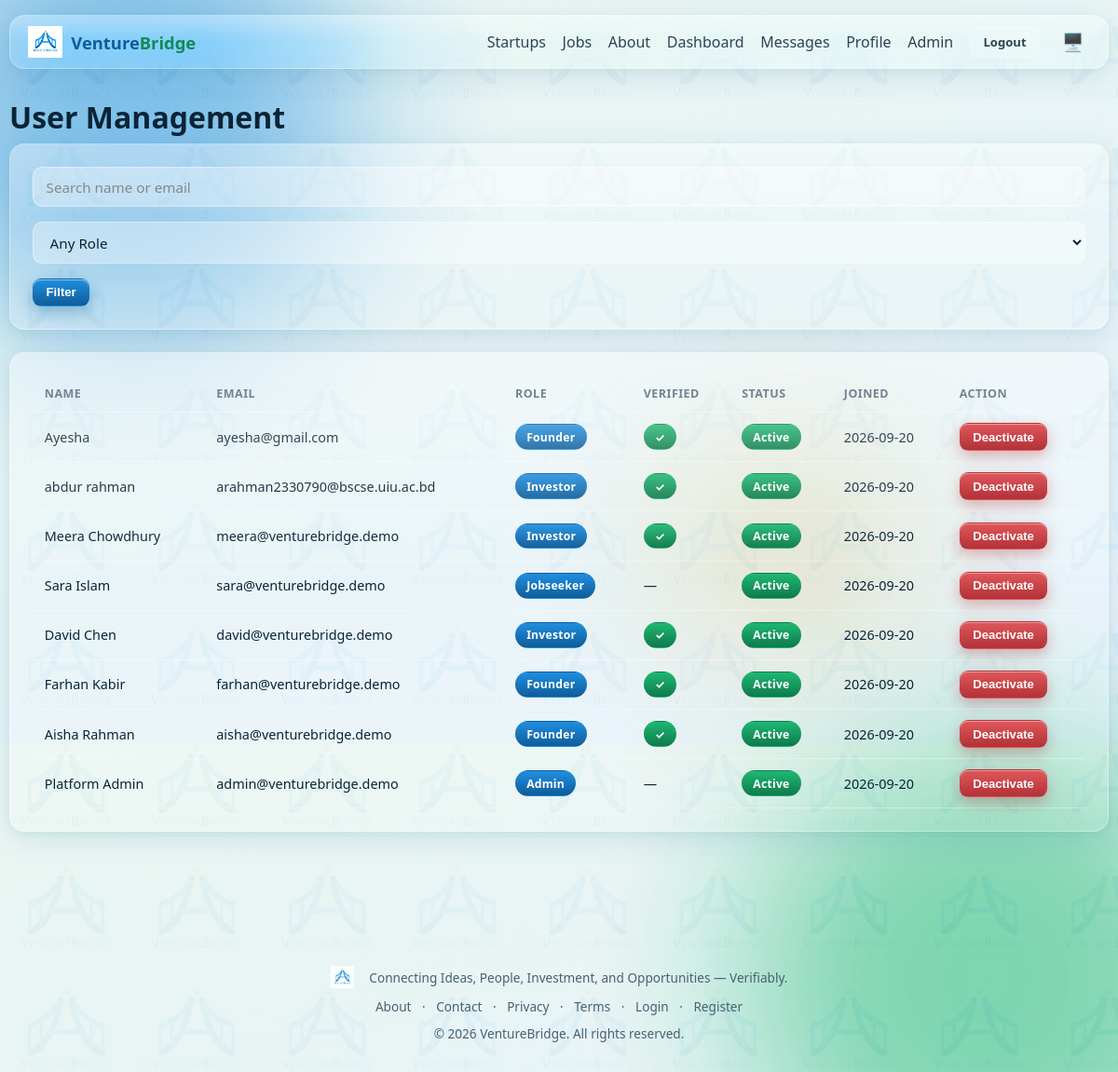
The app's page /admin/users (signed in) with its own data.
### models.py (models this page shows, shortened)
class User(UserMixin, db.Model):
    id = db.Column(db.Integer, primary_key=True)
    full_name = db.Column(db.String(120), nullable=False)
    email = db.Column(db.String(150), unique=True, nullable=False, index=True)
    password_hash = db.Column(db.String(255), nullable=False)
    role = db.Column(db.String(20), nullable=False, index=True)
    is_active_account = db.Column(db.Boolean, default=True, nullable=False)
    created_at = db.Column(db.DateTime, default=datetime.utcnow)
    profile = db.relationship("Profile", backref="user", uselist=False, cascade="all,delete")
    startups = db.relationship("Startup", backref="founder", lazy="dynamic", foreign_keys="Startup.founder_id")
    @property
    def is_active(self):
        return self.is_active_account
    def is_verified(self):
        return any(v.status == "approved" for v in self.verifications)

### blueprints/admin.py (the view)
@bp.route("/users")
def users():
    q = request.args.get("q", "").strip()
    role = request.args.get("role", "").strip()
    query = User.query
    if q:
        like = f"%{q}%"
        query = query.filter(db.or_(User.full_name.ilike(like), User.email.ilike(like)))
    if role:
        query = query.filter_by(role=role)
    all_users = query.order_by(User.created_at.desc()).all()
    return render_template("admin/users.html", users=all_users, q=q, role=role)

### blueprints/admin.py (called while the page is built)
@bp.before_request
@login_required
@roles_required("admin")
def _guard():
    pass

### templates/admin/users.html (shortened to what this page needs)
{% extends "base.html" %}
{% block content %}
<div class="animate-in">
  <h1>User Management</h1>
  <form method="GET" class="glass card-pad flex gap-2 flex-wrap" style="margin-bottom:1.5rem;">
    <input type="text" name="q" value="{{ q }}" placeholder="Search name or email" style="flex:1;min-width:200px;">
    <select name="role">
      <option value="">Any Role</option>
    </select>
    <button class="btn btn-primary btn-sm" type="submit">Filter</button>
  </form>
  <div class="glass card-pad table-wrap">
    <table>
      <thead><tr><th>Name</th><th>Email</th><th>Role</th><th>Verified</th><th>Status</th><th>Joined</th><th>Action</th></tr></thead>
      <tbody>
        {% for u in users %}
        <tr>
          <td>{{ u.full_name }}</td>
          <td>{{ u.email }}</td>
          <td><span class="badge badge-blue">{{ u.role|capitalize }}</span></td>
          <td>{% if u.is_verified() %}<span class="badge badge-verified">✓</span>{% else %}—{% endif %}</td>
          <td>{% if u.is_active_account %}<span class="badge badge-verified">Active</span>{% else %}<span class="badge badge-rejected">Deactivated</span>{% endif %}</td>
          <td>{{ u.created_at.strftime("%Y-%m-%d") }}</td>
          <td>
            <form method="POST" action="{{ url_for('admin.toggle_user', user_id=u.id) }}"
                  onsubmit="return confirm('{{ 'Deactivate' if u.is_active_account else 'Activate' }} {{ u.full_name }}?');">
              <button class="btn btn-sm {{ 'btn-danger' if u.is_active_account else 'btn-green' }}" type="submit">
                {{ "Deactivate" if u.is_active_account else "Activate" }}
              </button>
            </form>
          </td>
        </tr>
        {% else %}<tr><td colspan="7" class="text-muted">No users found.</td></tr>{% endfor %}
      </tbody>
    </table>
  </div>
</div>
{% endblock %}

### static/css/style.css (style rules this page uses)
:root { --radius: 16px; --radius-sm: 10px; --font: "Segoe UI", system-ui, -apple-system, "Helvetica Neue", Arial, sans-serif; --blue-900:#0a2f4d; --blue-700:#0f5c99; --blue-500:#1f8fe0; --blue-300:#7cc4f5; --green-700:#0f7a4c; --green-500:#1eb872; --green-300:#8fe3b8; --gold:#c9a227; --bg-grad-1: var(--blue-500); --bg-grad-2: var(--green-500); --bg-grad-3: var(--gold); --glass-bg: rgba(255,255,255,0.14); --glass-border: rgba(255,255,255,0.35); --glass-shine: rgba(255,255,255,0.55); --text-main:#0b2436; --text-muted:#4b6072; --page-bg-1:#eaf6f1; --page-bg-2:#e5f2fb; }
* { box-sizing:border-box; }
html,body { height:100%; }
body { margin:0; font-family:var(--font); color:var(--text-main); background: linear-gradient(160deg, var(--page-bg-1), var(--page-bg-2)); min-height:100vh; position:relative; overflow-x:hidden; transition: background .3s ease, color .3s ease; }
.glass { position:relative; background: var(--glass-bg); backdrop-filter: blur(18px) saturate(140%); -webkit-backdrop-filter: blur(18px) saturate(140%); border: 1px solid var(--glass-border); border-radius: var(--radius); box-shadow: 0 8px 32px rgba(15,92,153,0.12), 0 2px 8px rgba(30,184,114,0.08); overflow:hidden; }
.glass::before { content:""; position:absolute; top:0; left:0; right:0; height:46%; background: linear-gradient(180deg, var(--glass-shine), transparent); opacity:.5; pointer-events:none; }
.card-pad { padding:1.5rem; }
.animate-in { animation: fadeSlideIn .5s ease both; }
h1,h2,h3,h4 { margin:0 0 .5rem; line-height:1.25; }
.flex { display:flex; align-items:center; }
.gap-2 { gap:1rem; }
.flex-wrap { flex-wrap:wrap; }
.btn { display:inline-flex; align-items:center; justify-content:center; gap:.4rem; padding:.65rem 1.3rem; border-radius:12px; font-weight:600; font-size:.95rem; border:1px solid transparent; cursor:pointer; transition: all .18s ease; text-decoration:none; position:relative; }
.btn-primary { color:#fff; background:linear-gradient(180deg, var(--blue-500), var(--blue-700)); box-shadow: inset 0 1px 0 rgba(255,255,255,.5), 0 6px 18px rgba(15,92,153,.35); }
.btn-danger { color:#fff; background:linear-gradient(180deg,#e0575b,#b23237); box-shadow: inset 0 1px 0 rgba(255,255,255,.4), 0 6px 16px rgba(178,50,55,.35); }
.btn-sm { padding:.4rem .85rem; font-size:.82rem; border-radius:9px; }
input[type=text],input[type=email],input[type=password],input[type=number], input[type=date],input[type=url],select,textarea { width:100%; padding:.65rem .85rem; border-radius: var(--radius-sm); border:1px solid var(--glass-border); background: rgba(255,255,255,.35); color:var(--text-main); font-family:var(--font); font-size:.95rem; transition: border-color .2s, box-shadow .2s; }
.badge { display:inline-flex; align-items:center; gap:.3rem; padding:.28rem .7rem; border-radius:999px; font-size:.76rem; font-weight:700; letter-spacing:.02em; background:linear-gradient(180deg, rgba(255,255,255,.5), rgba(255,255,255,0)) , var(--glass-bg); border:1px solid var(--glass-border); }
.badge-verified { color:#fff; background:linear-gradient(180deg, var(--green-500), var(--green-700)); border-color:transparent; }
.badge-blue { color:#fff; background:linear-gradient(180deg, var(--blue-500), var(--blue-700)); border-color:transparent; }
.table-wrap { overflow-x:auto; }
table { width:100%; border-collapse:collapse; min-width:640px; }
th,td { padding:.7rem .8rem; text-align:left; border-bottom:1px solid var(--glass-border); font-size:.9rem; }
th { font-size:.78rem; text-transform:uppercase; letter-spacing:.04em; color:var(--text-muted); }

### records on screen
User: full_name "Ayesha", email "ayesha@gmail.com", role "Founder", shows "Active", created_at "2026-09-20", is_active_account "Deactivate"
User: full_name "abdur rahman", email "arahman2330790@bscse.uiu.ac.bd", role "Investor", shows "Active", created_at "2026-09-20", is_active_account "Deactivate"
User: full_name "Meera Chowdhury", email "meera@venturebridge.demo", role "Investor", shows "Active", created_at "2026-09-20", is_active_account "Deactivate"
User: full_name "Sara Islam", email "sara@venturebridge.demo", role "Jobseeker", shows "Active", created_at "2026-09-20", is_active_account "Deactivate"
User: full_name "David Chen", email "david@venturebridge.demo", role "Investor", shows "Active", created_at "2026-09-20", is_active_account "Deactivate"
User: full_name "Farhan Kabir", email "farhan@venturebridge.demo", role "Founder", shows "Active", created_at "2026-09-20", is_active_account "Deactivate"
User: full_name "Aisha Rahman", email "aisha@venturebridge.demo", role "Founder", shows "Active", created_at "2026-09-20", is_active_account "Deactivate"
User: full_name "Platform Admin", email "admin@venturebridge.demo", role "Admin", shows "Active", created_at "2026-09-20", is_active_account "Deactivate"
